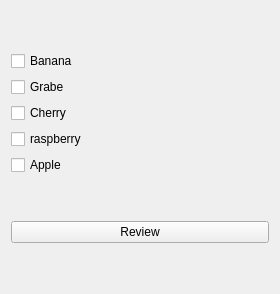
<?xml version="1.0" encoding="UTF-8"?>
<ui version="4.0">
 <class>Widget</class>
 <widget class="QWidget" name="Widget">
  <property name="geometry">
   <rect>
    <x>0</x>
    <y>0</y>
    <width>280</width>
    <height>294</height>
   </rect>
  </property>
  <property name="windowTitle">
   <string>Widget</string>
  </property>
  <layout class="QVBoxLayout" name="verticalLayout_2">
   <item>
    <layout class="QVBoxLayout" name="verticalLayout">
     <item>
      <widget class="QCheckBox" name="checkBox">
       <property name="text">
        <string>Banana</string>
       </property>
      </widget>
     </item>
     <item>
      <widget class="QCheckBox" name="checkBox_2">
       <property name="text">
        <string>Grabe</string>
       </property>
      </widget>
     </item>
     <item>
      <widget class="QCheckBox" name="checkBox_3">
       <property name="text">
        <string>Cherry</string>
       </property>
      </widget>
     </item>
     <item>
      <widget class="QCheckBox" name="checkBox_4">
       <property name="text">
        <string>raspberry</string>
       </property>
      </widget>
     </item>
     <item>
      <widget class="QCheckBox" name="checkBox_5">
       <property name="text">
        <string>Apple</string>
       </property>
      </widget>
     </item>
    </layout>
   </item>
   <item>
    <widget class="QPushButton" name="btnReview">
     <property name="text">
      <string>Review</string>
     </property>
    </widget>
   </item>
  </layout>
 </widget>
 <resources/>
 <connections/>
</ui>
